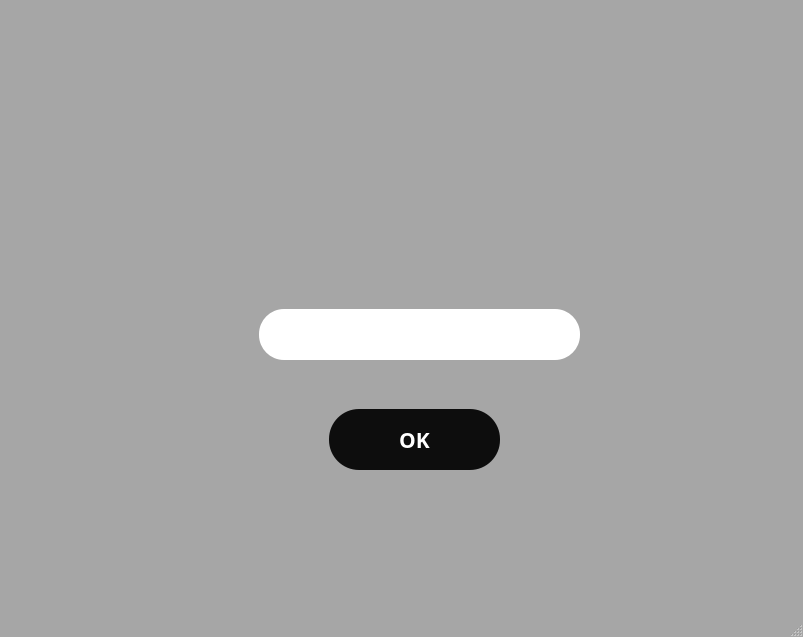
<?xml version="1.0" encoding="UTF-8"?>
<ui version="4.0">
 <class>MainWindow</class>
 <widget class="QMainWindow" name="MainWindow">
  <property name="geometry">
   <rect>
    <x>0</x>
    <y>0</y>
    <width>803</width>
    <height>637</height>
   </rect>
  </property>
  <property name="palette">
   <palette>
    <active>
     <colorrole role="Window">
      <brush brushstyle="SolidPattern">
       <color alpha="255">
        <red>166</red>
        <green>166</green>
        <blue>166</blue>
       </color>
      </brush>
     </colorrole>
    </active>
    <inactive>
     <colorrole role="Window">
      <brush brushstyle="SolidPattern">
       <color alpha="255">
        <red>166</red>
        <green>166</green>
        <blue>166</blue>
       </color>
      </brush>
     </colorrole>
    </inactive>
    <disabled>
     <colorrole role="Base">
      <brush brushstyle="SolidPattern">
       <color alpha="255">
        <red>166</red>
        <green>166</green>
        <blue>166</blue>
       </color>
      </brush>
     </colorrole>
     <colorrole role="Window">
      <brush brushstyle="SolidPattern">
       <color alpha="255">
        <red>166</red>
        <green>166</green>
        <blue>166</blue>
       </color>
      </brush>
     </colorrole>
    </disabled>
   </palette>
  </property>
  <property name="windowTitle">
   <string>MainWindow</string>
  </property>
  <property name="styleSheet">
   <string notr="true">QMainWindow {
    background-image: url(:/new/prefix1/Background.png);
    background-repeat: no-repeat;
    background-position: center;
 
}
</string>
  </property>
  <widget class="QWidget" name="centralwidget">
   <layout class="QHBoxLayout" name="horizontalLayout">
    <item>
     <widget class="QStackedWidget" name="stackedWidget">
      <property name="palette">
       <palette>
        <active>
         <colorrole role="Button">
          <brush brushstyle="SolidPattern">
           <color alpha="255">
            <red>20</red>
            <green>134</green>
            <blue>255</blue>
           </color>
          </brush>
         </colorrole>
         <colorrole role="Window">
          <brush brushstyle="SolidPattern">
           <color alpha="255">
            <red>122</red>
            <green>122</green>
            <blue>122</blue>
           </color>
          </brush>
         </colorrole>
        </active>
        <inactive>
         <colorrole role="Button">
          <brush brushstyle="SolidPattern">
           <color alpha="255">
            <red>20</red>
            <green>134</green>
            <blue>255</blue>
           </color>
          </brush>
         </colorrole>
         <colorrole role="Window">
          <brush brushstyle="SolidPattern">
           <color alpha="255">
            <red>122</red>
            <green>122</green>
            <blue>122</blue>
           </color>
          </brush>
         </colorrole>
        </inactive>
        <disabled>
         <colorrole role="Button">
          <brush brushstyle="SolidPattern">
           <color alpha="255">
            <red>20</red>
            <green>134</green>
            <blue>255</blue>
           </color>
          </brush>
         </colorrole>
         <colorrole role="Base">
          <brush brushstyle="SolidPattern">
           <color alpha="255">
            <red>122</red>
            <green>122</green>
            <blue>122</blue>
           </color>
          </brush>
         </colorrole>
         <colorrole role="Window">
          <brush brushstyle="SolidPattern">
           <color alpha="255">
            <red>122</red>
            <green>122</green>
            <blue>122</blue>
           </color>
          </brush>
         </colorrole>
        </disabled>
       </palette>
      </property>
      <property name="styleSheet">
       <string notr="true"/>
      </property>
      <property name="currentIndex">
       <number>0</number>
      </property>
      <widget class="QWidget" name="page_2">
       <widget class="QPushButton" name="btnOkay">
        <property name="geometry">
         <rect>
          <x>320</x>
          <y>400</y>
          <width>171</width>
          <height>61</height>
         </rect>
        </property>
        <property name="palette">
         <palette>
          <active>
           <colorrole role="WindowText">
            <brush brushstyle="SolidPattern">
             <color alpha="255">
              <red>255</red>
              <green>255</green>
              <blue>255</blue>
             </color>
            </brush>
           </colorrole>
           <colorrole role="Button">
            <brush brushstyle="SolidPattern">
             <color alpha="255">
              <red>13</red>
              <green>13</green>
              <blue>13</blue>
             </color>
            </brush>
           </colorrole>
           <colorrole role="Text">
            <brush brushstyle="SolidPattern">
             <color alpha="255">
              <red>255</red>
              <green>255</green>
              <blue>255</blue>
             </color>
            </brush>
           </colorrole>
           <colorrole role="ButtonText">
            <brush brushstyle="SolidPattern">
             <color alpha="255">
              <red>255</red>
              <green>255</green>
              <blue>255</blue>
             </color>
            </brush>
           </colorrole>
           <colorrole role="Base">
            <brush brushstyle="SolidPattern">
             <color alpha="255">
              <red>13</red>
              <green>13</green>
              <blue>13</blue>
             </color>
            </brush>
           </colorrole>
           <colorrole role="Window">
            <brush brushstyle="SolidPattern">
             <color alpha="255">
              <red>13</red>
              <green>13</green>
              <blue>13</blue>
             </color>
            </brush>
           </colorrole>
           <colorrole role="PlaceholderText">
            <brush brushstyle="SolidPattern">
             <color alpha="128">
              <red>255</red>
              <green>255</green>
              <blue>255</blue>
             </color>
            </brush>
           </colorrole>
          </active>
          <inactive>
           <colorrole role="WindowText">
            <brush brushstyle="SolidPattern">
             <color alpha="255">
              <red>255</red>
              <green>255</green>
              <blue>255</blue>
             </color>
            </brush>
           </colorrole>
           <colorrole role="Button">
            <brush brushstyle="SolidPattern">
             <color alpha="255">
              <red>13</red>
              <green>13</green>
              <blue>13</blue>
             </color>
            </brush>
           </colorrole>
           <colorrole role="Text">
            <brush brushstyle="SolidPattern">
             <color alpha="255">
              <red>255</red>
              <green>255</green>
              <blue>255</blue>
             </color>
            </brush>
           </colorrole>
           <colorrole role="ButtonText">
            <brush brushstyle="SolidPattern">
             <color alpha="255">
              <red>255</red>
              <green>255</green>
              <blue>255</blue>
             </color>
            </brush>
           </colorrole>
           <colorrole role="Base">
            <brush brushstyle="SolidPattern">
             <color alpha="255">
              <red>13</red>
              <green>13</green>
              <blue>13</blue>
             </color>
            </brush>
           </colorrole>
           <colorrole role="Window">
            <brush brushstyle="SolidPattern">
             <color alpha="255">
              <red>13</red>
              <green>13</green>
              <blue>13</blue>
             </color>
            </brush>
           </colorrole>
           <colorrole role="PlaceholderText">
            <brush brushstyle="SolidPattern">
             <color alpha="128">
              <red>255</red>
              <green>255</green>
              <blue>255</blue>
             </color>
            </brush>
           </colorrole>
          </inactive>
          <disabled>
           <colorrole role="WindowText">
            <brush brushstyle="SolidPattern">
             <color alpha="255">
              <red>255</red>
              <green>255</green>
              <blue>255</blue>
             </color>
            </brush>
           </colorrole>
           <colorrole role="Button">
            <brush brushstyle="SolidPattern">
             <color alpha="255">
              <red>13</red>
              <green>13</green>
              <blue>13</blue>
             </color>
            </brush>
           </colorrole>
           <colorrole role="Text">
            <brush brushstyle="SolidPattern">
             <color alpha="255">
              <red>255</red>
              <green>255</green>
              <blue>255</blue>
             </color>
            </brush>
           </colorrole>
           <colorrole role="ButtonText">
            <brush brushstyle="SolidPattern">
             <color alpha="255">
              <red>255</red>
              <green>255</green>
              <blue>255</blue>
             </color>
            </brush>
           </colorrole>
           <colorrole role="Base">
            <brush brushstyle="SolidPattern">
             <color alpha="255">
              <red>13</red>
              <green>13</green>
              <blue>13</blue>
             </color>
            </brush>
           </colorrole>
           <colorrole role="Window">
            <brush brushstyle="SolidPattern">
             <color alpha="255">
              <red>13</red>
              <green>13</green>
              <blue>13</blue>
             </color>
            </brush>
           </colorrole>
           <colorrole role="PlaceholderText">
            <brush brushstyle="SolidPattern">
             <color alpha="128">
              <red>255</red>
              <green>255</green>
              <blue>255</blue>
             </color>
            </brush>
           </colorrole>
          </disabled>
         </palette>
        </property>
        <property name="font">
         <font>
          <family>Segoe UI Variable Small</family>
          <pointsize>16</pointsize>
          <italic>false</italic>
          <bold>true</bold>
         </font>
        </property>
        <property name="styleSheet">
         <string notr="true">QPushButton
{
border: none;

color: white;
background-color:rgb(13, 13, 13);
	
	font: 700 16pt &quot;Segoe UI Variable Small&quot;;
border-radius:30px;
}
QPushButton:Hover
{

background-color:rgb(65, 65, 65);
}
</string>
        </property>
        <property name="text">
         <string>OK</string>
        </property>
       </widget>
       <widget class="QLineEdit" name="editPin">
        <property name="geometry">
         <rect>
          <x>250</x>
          <y>300</y>
          <width>321</width>
          <height>51</height>
         </rect>
        </property>
        <property name="styleSheet">
         <string notr="true">QLineEdit
{
border: none;
border-radius: 25px;
	font: 700 14pt &quot;Segoe UI&quot;;
}</string>
        </property>
        <property name="alignment">
         <set>Qt::AlignmentFlag::AlignCenter</set>
        </property>
       </widget>
       <widget class="QLabel" name="labelWrong">
        <property name="geometry">
         <rect>
          <x>210</x>
          <y>250</y>
          <width>401</width>
          <height>41</height>
         </rect>
        </property>
        <property name="palette">
         <palette>
          <active>
           <colorrole role="WindowText">
            <brush brushstyle="SolidPattern">
             <color alpha="255">
              <red>255</red>
              <green>255</green>
              <blue>255</blue>
             </color>
            </brush>
           </colorrole>
           <colorrole role="Text">
            <brush brushstyle="SolidPattern">
             <color alpha="255">
              <red>255</red>
              <green>255</green>
              <blue>255</blue>
             </color>
            </brush>
           </colorrole>
           <colorrole role="ButtonText">
            <brush brushstyle="SolidPattern">
             <color alpha="255">
              <red>255</red>
              <green>255</green>
              <blue>255</blue>
             </color>
            </brush>
           </colorrole>
           <colorrole role="PlaceholderText">
            <brush brushstyle="SolidPattern">
             <color alpha="128">
              <red>255</red>
              <green>255</green>
              <blue>255</blue>
             </color>
            </brush>
           </colorrole>
          </active>
          <inactive>
           <colorrole role="WindowText">
            <brush brushstyle="SolidPattern">
             <color alpha="255">
              <red>255</red>
              <green>255</green>
              <blue>255</blue>
             </color>
            </brush>
           </colorrole>
           <colorrole role="Text">
            <brush brushstyle="SolidPattern">
             <color alpha="255">
              <red>255</red>
              <green>255</green>
              <blue>255</blue>
             </color>
            </brush>
           </colorrole>
           <colorrole role="ButtonText">
            <brush brushstyle="SolidPattern">
             <color alpha="255">
              <red>255</red>
              <green>255</green>
              <blue>255</blue>
             </color>
            </brush>
           </colorrole>
           <colorrole role="PlaceholderText">
            <brush brushstyle="SolidPattern">
             <color alpha="128">
              <red>255</red>
              <green>255</green>
              <blue>255</blue>
             </color>
            </brush>
           </colorrole>
          </inactive>
          <disabled>
           <colorrole role="WindowText">
            <brush brushstyle="SolidPattern">
             <color alpha="255">
              <red>255</red>
              <green>255</green>
              <blue>255</blue>
             </color>
            </brush>
           </colorrole>
           <colorrole role="Text">
            <brush brushstyle="SolidPattern">
             <color alpha="255">
              <red>255</red>
              <green>255</green>
              <blue>255</blue>
             </color>
            </brush>
           </colorrole>
           <colorrole role="ButtonText">
            <brush brushstyle="SolidPattern">
             <color alpha="255">
              <red>255</red>
              <green>255</green>
              <blue>255</blue>
             </color>
            </brush>
           </colorrole>
           <colorrole role="PlaceholderText">
            <brush brushstyle="SolidPattern">
             <color alpha="128">
              <red>255</red>
              <green>255</green>
              <blue>255</blue>
             </color>
            </brush>
           </colorrole>
          </disabled>
         </palette>
        </property>
        <property name="styleSheet">
         <string notr="true">QLabel
{
    color: rgb(255, 255, 255);
	font: 700 14pt &quot;Segoe UI&quot;;
}</string>
        </property>
        <property name="text">
         <string/>
        </property>
        <property name="alignment">
         <set>Qt::AlignmentFlag::AlignCenter</set>
        </property>
       </widget>
       <widget class="QLabel" name="label_logo">
        <property name="geometry">
         <rect>
          <x>280</x>
          <y>0</y>
          <width>241</width>
          <height>171</height>
         </rect>
        </property>
        <property name="styleSheet">
         <string notr="true">QLabel
{
background-color:transparent;
	font: 700 14pt &quot;Segoe UI&quot;;
}</string>
        </property>
        <property name="text">
         <string/>
        </property>
        <property name="pixmap">
         <pixmap>Store_logo.png</pixmap>
        </property>
        <property name="alignment">
         <set>Qt::AlignmentFlag::AlignHCenter|Qt::AlignmentFlag::AlignTop</set>
        </property>
       </widget>
      </widget>
      <widget class="QWidget" name="page_3">
       <widget class="QPushButton" name="btnSide">
        <property name="geometry">
         <rect>
          <x>470</x>
          <y>48</y>
          <width>121</width>
          <height>61</height>
         </rect>
        </property>
        <property name="styleSheet">
         <string notr="true">QPushButton
{
border: none;

color: white;
background-color:rgb(13, 13, 13);
	
	font: 700 15pt &quot;Segoe UI Variable Small&quot;;
border-radius:25px;
}
QPushButton:Hover
{

background-color:rgb(65, 65, 65);
}
</string>
        </property>
        <property name="text">
         <string>Side</string>
        </property>
        <property name="iconSize">
         <size>
          <width>100</width>
          <height>100</height>
         </size>
        </property>
       </widget>
       <widget class="QPushButton" name="btnDrink">
        <property name="geometry">
         <rect>
          <x>620</x>
          <y>48</y>
          <width>121</width>
          <height>61</height>
         </rect>
        </property>
        <property name="styleSheet">
         <string notr="true">QPushButton
{
border: none;

color: white;
background-color:rgb(13, 13, 13);
	
	font: 700 15pt &quot;Segoe UI Variable Small&quot;;
border-radius:25px;
}
QPushButton:Hover
{

background-color:rgb(65, 65, 65);
}
</string>
        </property>
        <property name="text">
         <string>DRINK</string>
        </property>
       </widget>
       <widget class="QPushButton" name="btnMain">
        <property name="geometry">
         <rect>
          <x>310</x>
          <y>48</y>
          <width>121</width>
          <height>61</height>
         </rect>
        </property>
        <property name="styleSheet">
         <string notr="true">QPushButton
{
border: none;
border-color:blue;
color: rgb(242, 255, 244);

background-color:rgb(13, 13, 13);
	
	font: 700 15pt &quot;Segoe UI Variable Small&quot;;
border-radius:25px;
}
QPushButton:Hover
{

background-color:rgb(65, 65, 65);
}
</string>
        </property>
        <property name="text">
         <string>Main</string>
        </property>
        <property name="iconSize">
         <size>
          <width>100</width>
          <height>100</height>
         </size>
        </property>
       </widget>
       <widget class="QPushButton" name="btnDone">
        <property name="geometry">
         <rect>
          <x>670</x>
          <y>490</y>
          <width>93</width>
          <height>29</height>
         </rect>
        </property>
        <property name="styleSheet">
         <string notr="true">QPushButton
{
border: 2px solid black;

color: black;
background-color:rgb(255, 255, 255);

	font: 700 10pt &quot;Segoe UI Variable Small&quot;;
border-radius:10px;
}
QPushButton:Hover
{

background-color:rgb(65, 65, 65);
}
</string>
        </property>
        <property name="text">
         <string>DONE</string>
        </property>
       </widget>
       <widget class="QStackedWidget" name="stackedWidget_2">
        <property name="geometry">
         <rect>
          <x>310</x>
          <y>130</y>
          <width>471</width>
          <height>331</height>
         </rect>
        </property>
        <property name="currentIndex">
         <number>1</number>
        </property>
        <widget class="QWidget" name="page_5">
         <widget class="QPushButton" name="btnPizza">
          <property name="geometry">
           <rect>
            <x>0</x>
            <y>0</y>
            <width>221</width>
            <height>161</height>
           </rect>
          </property>
          <property name="styleSheet">
           <string notr="true">QPushButton
{
border: 5px solid black;

color: black;

background-color:rgb(49, 49, 49);
	font: 700 20pt &quot;Segoe UI Variable Small&quot;;
border-radius:30px;
}
QPushButton:Hover
{

background-color:rgb(209, 209, 209);
}
</string>
          </property>
          <property name="text">
           <string/>
          </property>
          <property name="icon">
           <iconset>
            <normaloff>Pizza.png</normaloff>Pizza.png</iconset>
          </property>
          <property name="iconSize">
           <size>
            <width>444</width>
            <height>161</height>
           </size>
          </property>
         </widget>
         <widget class="QPushButton" name="btnHamburger">
          <property name="geometry">
           <rect>
            <x>240</x>
            <y>0</y>
            <width>211</width>
            <height>161</height>
           </rect>
          </property>
          <property name="styleSheet">
           <string notr="true">QPushButton
{
border: 5px solid black;

color: black;

background-color:rgb(49, 49, 49);
	font: 700 20pt &quot;Segoe UI Variable Small&quot;;
border-radius:30px;
}
QPushButton:Hover
{

background-color:rgb(209, 209, 209);
}
</string>
          </property>
          <property name="text">
           <string/>
          </property>
          <property name="icon">
           <iconset>
            <normaloff>Burger.png</normaloff>Burger.png</iconset>
          </property>
          <property name="iconSize">
           <size>
            <width>175</width>
            <height>175</height>
           </size>
          </property>
         </widget>
         <widget class="QPushButton" name="btnBurrito">
          <property name="geometry">
           <rect>
            <x>0</x>
            <y>160</y>
            <width>211</width>
            <height>161</height>
           </rect>
          </property>
          <property name="styleSheet">
           <string notr="true">QPushButton
{
border: 5px solid black;

color: black;

background-color:rgb(49, 49, 49);
	font: 700 20pt &quot;Segoe UI Variable Small&quot;;
border-radius:30px;
}
QPushButton:Hover
{

background-color:rgb(209, 209, 209);
}
</string>
          </property>
          <property name="text">
           <string/>
          </property>
          <property name="icon">
           <iconset>
            <normaloff>Burritos.png</normaloff>Burritos.png</iconset>
          </property>
          <property name="iconSize">
           <size>
            <width>200</width>
            <height>200</height>
           </size>
          </property>
         </widget>
         <widget class="QPushButton" name="btnHotdog">
          <property name="geometry">
           <rect>
            <x>240</x>
            <y>160</y>
            <width>211</width>
            <height>161</height>
           </rect>
          </property>
          <property name="styleSheet">
           <string notr="true">QPushButton
{
border: 5px solid black;

color: black;

background-color:rgb(49, 49, 49);
	font: 700 20pt &quot;Segoe UI Variable Small&quot;;
border-radius:30px;
}
QPushButton:Hover
{

background-color:rgb(209, 209, 209);
}
</string>
          </property>
          <property name="text">
           <string/>
          </property>
          <property name="icon">
           <iconset>
            <normaloff>Hot dog.png</normaloff>Hot dog.png</iconset>
          </property>
          <property name="iconSize">
           <size>
            <width>200</width>
            <height>200</height>
           </size>
          </property>
         </widget>
        </widget>
        <widget class="QWidget" name="page_6">
         <widget class="QPushButton" name="btnOnionRings">
          <property name="geometry">
           <rect>
            <x>0</x>
            <y>0</y>
            <width>211</width>
            <height>161</height>
           </rect>
          </property>
          <property name="styleSheet">
           <string notr="true">QPushButton
{
border: 5px solid black;

color: black;

background-color:rgb(49, 49, 49);
	font: 700 20pt &quot;Segoe UI Variable Small&quot;;
border-radius:30px;
}
QPushButton:Hover
{

background-color:rgb(209, 209, 209);
}
</string>
          </property>
          <property name="text">
           <string/>
          </property>
          <property name="icon">
           <iconset>
            <normaloff>../FireShot/Onion rings.png</normaloff>../FireShot/Onion rings.png</iconset>
          </property>
          <property name="iconSize">
           <size>
            <width>175</width>
            <height>175</height>
           </size>
          </property>
         </widget>
         <widget class="QPushButton" name="btnFries">
          <property name="geometry">
           <rect>
            <x>240</x>
            <y>0</y>
            <width>211</width>
            <height>161</height>
           </rect>
          </property>
          <property name="styleSheet">
           <string notr="true">QPushButton
{
border: 5px solid black;

color: black;

background-color:rgb(49, 49, 49);
	font: 700 20pt &quot;Segoe UI Variable Small&quot;;
border-radius:30px;
}
QPushButton:Hover
{

background-color:rgb(209, 209, 209);
}
</string>
          </property>
          <property name="text">
           <string/>
          </property>
          <property name="icon">
           <iconset>
            <normaloff>Fries.png</normaloff>Fries.png</iconset>
          </property>
          <property name="iconSize">
           <size>
            <width>200</width>
            <height>275</height>
           </size>
          </property>
         </widget>
         <widget class="QPushButton" name="btnChurro">
          <property name="geometry">
           <rect>
            <x>0</x>
            <y>160</y>
            <width>211</width>
            <height>161</height>
           </rect>
          </property>
          <property name="styleSheet">
           <string notr="true">QPushButton
{
border: 5px solid black;

color: black;

background-color:rgb(49, 49, 49);
	font: 700 20pt &quot;Segoe UI Variable Small&quot;;
border-radius:30px;
}
QPushButton:Hover
{

background-color:rgb(209, 209, 209);
}
</string>
          </property>
          <property name="text">
           <string/>
          </property>
          <property name="icon">
           <iconset>
            <normaloff>../FireShot/Churros.png</normaloff>../FireShot/Churros.png</iconset>
          </property>
          <property name="iconSize">
           <size>
            <width>165</width>
            <height>160</height>
           </size>
          </property>
         </widget>
         <widget class="QPushButton" name="btnChickenNuggets">
          <property name="geometry">
           <rect>
            <x>230</x>
            <y>170</y>
            <width>211</width>
            <height>161</height>
           </rect>
          </property>
          <property name="styleSheet">
           <string notr="true">QPushButton
{
border: 5px solid black;

color: black;

background-color:rgb(49, 49, 49);
	font: 700 20pt &quot;Segoe UI Variable Small&quot;;
border-radius:30px;
}
QPushButton:Hover
{

background-color:rgb(209, 209, 209);
}
</string>
          </property>
          <property name="text">
           <string/>
          </property>
          <property name="icon">
           <iconset>
            <normaloff>Chicken Nugget.png</normaloff>Chicken Nugget.png</iconset>
          </property>
          <property name="iconSize">
           <size>
            <width>200</width>
            <height>200</height>
           </size>
          </property>
          <property name="checkable">
           <bool>false</bool>
          </property>
          <property name="default">
           <bool>false</bool>
          </property>
          <property name="flat">
           <bool>false</bool>
          </property>
         </widget>
         <zorder>btnChickenNuggets</zorder>
         <zorder>btnOnionRings</zorder>
         <zorder>btnFries</zorder>
         <zorder>btnChurro</zorder>
        </widget>
        <widget class="QWidget" name="page">
         <widget class="QPushButton" name="btnIcedTea">
          <property name="geometry">
           <rect>
            <x>0</x>
            <y>160</y>
            <width>211</width>
            <height>161</height>
           </rect>
          </property>
          <property name="styleSheet">
           <string notr="true">QPushButton
{
border: 5px solid black;

color: black;

background-color:rgb(49, 49, 49);
	font: 700 20pt &quot;Segoe UI Variable Small&quot;;
border-radius:30px;
}
QPushButton:Hover
{

background-color:rgb(209, 209, 209);
}
</string>
          </property>
          <property name="text">
           <string/>
          </property>
          <property name="icon">
           <iconset>
            <normaloff>Icetea.png</normaloff>Icetea.png</iconset>
          </property>
          <property name="iconSize">
           <size>
            <width>211</width>
            <height>165</height>
           </size>
          </property>
         </widget>
         <widget class="QPushButton" name="btnCoffee">
          <property name="geometry">
           <rect>
            <x>240</x>
            <y>160</y>
            <width>211</width>
            <height>161</height>
           </rect>
          </property>
          <property name="styleSheet">
           <string notr="true">QPushButton
{
border: 5px solid black;

color: black;

background-color:rgb(49, 49, 49);
	font: 700 20pt &quot;Segoe UI Variable Small&quot;;
border-radius:30px;
}
QPushButton:Hover
{

background-color:rgb(209, 209, 209);
}
</string>
          </property>
          <property name="text">
           <string/>
          </property>
          <property name="icon">
           <iconset>
            <normaloff>Coffee.png</normaloff>Coffee.png</iconset>
          </property>
          <property name="iconSize">
           <size>
            <width>275</width>
            <height>275</height>
           </size>
          </property>
         </widget>
         <widget class="QPushButton" name="btnSoda">
          <property name="geometry">
           <rect>
            <x>0</x>
            <y>0</y>
            <width>211</width>
            <height>161</height>
           </rect>
          </property>
          <property name="styleSheet">
           <string notr="true">QPushButton
{
border: 5px solid black;

color: black;

background-color:rgb(49, 49, 49);
	font: 700 20pt &quot;Segoe UI Variable Small&quot;;
border-radius:30px;
}
QPushButton:Hover
{

background-color:rgb(209, 209, 209);
}
</string>
          </property>
          <property name="text">
           <string/>
          </property>
          <property name="icon">
           <iconset>
            <normaloff>pepsi.png</normaloff>pepsi.png</iconset>
          </property>
          <property name="iconSize">
           <size>
            <width>250</width>
            <height>250</height>
           </size>
          </property>
         </widget>
         <widget class="QPushButton" name="btnLemonade">
          <property name="geometry">
           <rect>
            <x>240</x>
            <y>0</y>
            <width>211</width>
            <height>161</height>
           </rect>
          </property>
          <property name="styleSheet">
           <string notr="true">QPushButton
{
border: 5px solid black;

color: black;

background-color:rgb(49, 49, 49);
	font: 700 20pt &quot;Segoe UI Variable Small&quot;;
border-radius:30px;
}
QPushButton:Hover
{

background-color:rgb(209, 209, 209);
}
</string>
          </property>
          <property name="text">
           <string/>
          </property>
          <property name="icon">
           <iconset>
            <normaloff>lemon.png</normaloff>lemon.png</iconset>
          </property>
          <property name="iconSize">
           <size>
            <width>260</width>
            <height>230</height>
           </size>
          </property>
         </widget>
        </widget>
       </widget>
       <widget class="QListWidget" name="listWidget">
        <property name="geometry">
         <rect>
          <x>20</x>
          <y>50</y>
          <width>241</width>
          <height>441</height>
         </rect>
        </property>
        <property name="styleSheet">
         <string notr="true">QListWidget
{
border-radius:10px;
background-color:rgb(242, 255, 244);
font: 700 14pt &quot;Segoe UI&quot;;
}</string>
        </property>
       </widget>
       <widget class="QLabel" name="label">
        <property name="geometry">
         <rect>
          <x>30</x>
          <y>500</y>
          <width>101</width>
          <height>51</height>
         </rect>
        </property>
        <property name="styleSheet">
         <string notr="true">QLabel
{
   color: rgb(255, 255, 255);
	font: 700 14pt &quot;Segoe UI&quot;;
}</string>
        </property>
        <property name="text">
         <string>Total :</string>
        </property>
       </widget>
       <widget class="QLabel" name="labTotal">
        <property name="geometry">
         <rect>
          <x>120</x>
          <y>510</y>
          <width>121</width>
          <height>31</height>
         </rect>
        </property>
        <property name="styleSheet">
         <string notr="true">QLabel
{
   color: rgb(255, 255, 255);
	font: 700 14pt &quot;Segoe UI&quot;;
}</string>
        </property>
        <property name="text">
         <string/>
        </property>
       </widget>
       <widget class="QPushButton" name="btnLogout">
        <property name="geometry">
         <rect>
          <x>550</x>
          <y>490</y>
          <width>93</width>
          <height>29</height>
         </rect>
        </property>
        <property name="styleSheet">
         <string notr="true">QPushButton
{
border: 2px solid black;

color: black;
background-color:rgb(255, 255, 255);

	font: 700 10pt &quot;Segoe UI Variable Small&quot;;
border-radius:10px;
}
QPushButton:Hover
{

background-color:rgb(65, 65, 65);
}
</string>
        </property>
        <property name="text">
         <string>Logout</string>
        </property>
       </widget>
       <widget class="QPushButton" name="btnDelete">
        <property name="geometry">
         <rect>
          <x>240</x>
          <y>40</y>
          <width>21</width>
          <height>21</height>
         </rect>
        </property>
        <property name="text">
         <string>PushButton</string>
        </property>
       </widget>
       <widget class="QLabel" name="label_3">
        <property name="geometry">
         <rect>
          <x>70</x>
          <y>19</y>
          <width>171</width>
          <height>21</height>
         </rect>
        </property>
        <property name="text">
         <string/>
        </property>
       </widget>
      </widget>
      <widget class="QWidget" name="page_4">
       <widget class="QLabel" name="label_2">
        <property name="geometry">
         <rect>
          <x>210</x>
          <y>210</y>
          <width>401</width>
          <height>81</height>
         </rect>
        </property>
        <property name="styleSheet">
         <string notr="true">QLabel
{
border: 5px solid black;

color: black;
background-color:rgb(255, 255, 255);

	font: 700 20pt &quot;Segoe UI Variable Small&quot;;
border-radius:30px;
}
QPushButton:Hover
{

background-color:rgb(209, 209, 209);
}
</string>
        </property>
        <property name="text">
         <string>Total: </string>
        </property>
       </widget>
       <widget class="QPushButton" name="btnNew">
        <property name="geometry">
         <rect>
          <x>620</x>
          <y>470</y>
          <width>111</width>
          <height>41</height>
         </rect>
        </property>
        <property name="styleSheet">
         <string notr="true">QPushButton
{
border: 2px solid black;

color: black;
background-color:rgb(242, 255, 244);

	font: 700 10pt &quot;Segoe UI Variable Small&quot;;
border-radius:10px;
}
QPushButton:Hover
{

background-color:rgb(65, 65, 65);
}
</string>
        </property>
        <property name="text">
         <string>New Order</string>
        </property>
       </widget>
       <widget class="QLabel" name="label_4">
        <property name="geometry">
         <rect>
          <x>310</x>
          <y>100</y>
          <width>201</width>
          <height>91</height>
         </rect>
        </property>
        <property name="styleSheet">
         <string notr="true">QLabel
{
border: 5px solid black;

color: black;
background-color:rgb(242, 255, 244);

	font: 700 10pt &quot;Segoe UI Variable Small&quot;;
border-radius:30px;
}
QPushButton:Hover
{

background-color:rgb(209, 209, 209);
}
</string>
        </property>
        <property name="text">
         <string>Accept Payment Now</string>
        </property>
        <property name="alignment">
         <set>Qt::AlignmentFlag::AlignCenter</set>
        </property>
       </widget>
       <widget class="QLabel" name="labelTotal2">
        <property name="geometry">
         <rect>
          <x>340</x>
          <y>220</y>
          <width>201</width>
          <height>61</height>
         </rect>
        </property>
        <property name="styleSheet">
         <string notr="true">QLabel
{
border: none;

color: black;
background-color:rgb(255, 255, 255);

	font: 700 20pt &quot;Segoe UI Variable Small&quot;;
border-radius:30px;
}
QPushButton:Hover
{

background-color:rgb(209, 209, 209);
}
</string>
        </property>
        <property name="text">
         <string/>
        </property>
        <property name="alignment">
         <set>Qt::AlignmentFlag::AlignCenter</set>
        </property>
       </widget>
       <widget class="QPushButton" name="btnBack">
        <property name="geometry">
         <rect>
          <x>30</x>
          <y>470</y>
          <width>131</width>
          <height>41</height>
         </rect>
        </property>
        <property name="styleSheet">
         <string notr="true">QPushButton
{
border: 2px solid black;

color: black;
background-color:rgb(242, 255, 244);

	font: 700 10pt &quot;Segoe UI Variable Small&quot;;
border-radius:10px;
}
QPushButton:Hover
{

background-color:rgb(65, 65, 65);
}
</string>
        </property>
        <property name="text">
         <string>Back</string>
        </property>
       </widget>
       <widget class="QLabel" name="label_5">
        <property name="geometry">
         <rect>
          <x>320</x>
          <y>40</y>
          <width>191</width>
          <height>61</height>
         </rect>
        </property>
        <property name="styleSheet">
         <string notr="true">QLabel
{
border:transparent ;

color: white;
background-color:transparent;

	font: 700 15pt &quot;Segoe UI Variable Small&quot;;
border-radius:30px;
}
QPushButton:Hover
{

background-color:rgb(209, 209, 209);
}
</string>
        </property>
        <property name="text">
         <string>Cash only !!!</string>
        </property>
        <property name="alignment">
         <set>Qt::AlignmentFlag::AlignCenter</set>
        </property>
       </widget>
      </widget>
     </widget>
    </item>
   </layout>
  </widget>
  <widget class="QStatusBar" name="statusbar"/>
 </widget>
 <resources/>
 <connections/>
</ui>
